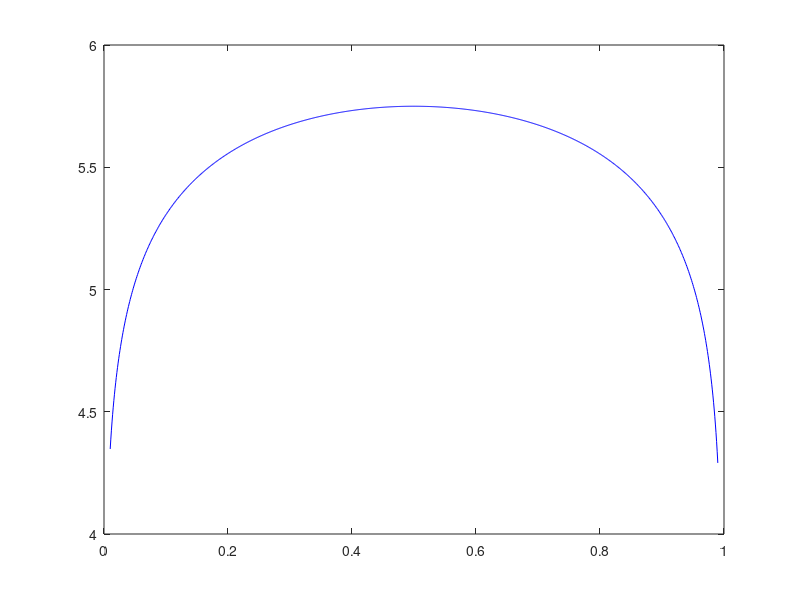
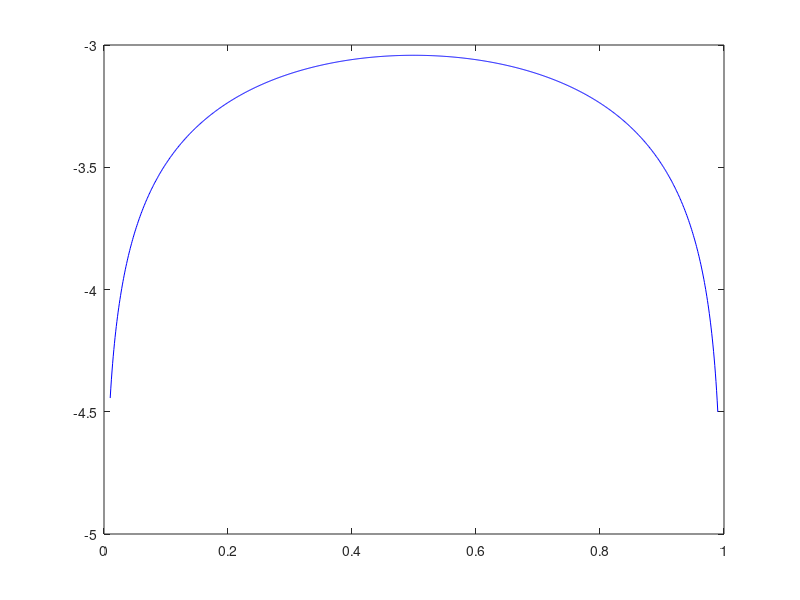
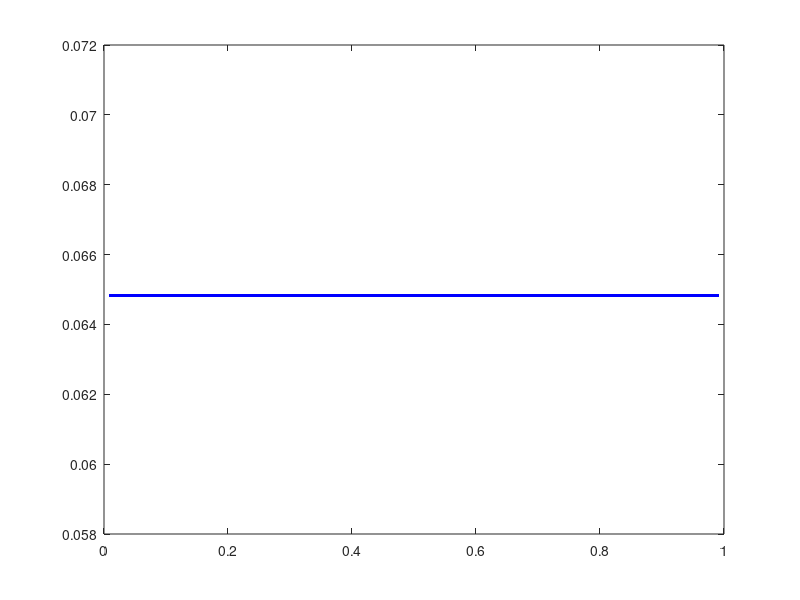
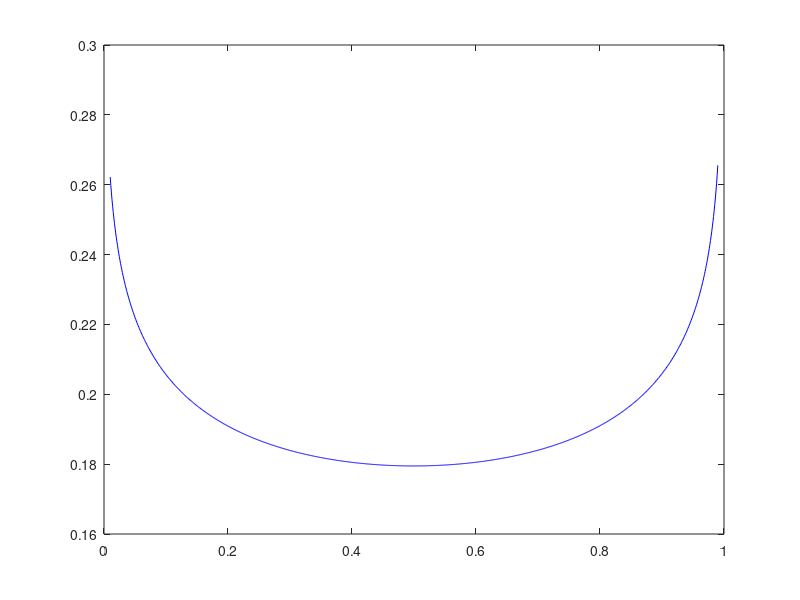

MATLAB code to generate these figures, in order:
clear all
close all

%estimating the redox standard potentials in DHI melanin.

%First we determing Kt, this is done based upon the numbers given by the
%Farmer 2002 paper at pH = 6.3. Kt depends on the amount of H2Q monomer,
%so, I gave a range of values commensurate with the litrature (Gillette & Serpintini)
H = 10^(-6.3) ;
Ka2 = 10^(-9.54) ;
Ka1 = 10.^(-13.09) ;
Kr1 = 10.^(-6.8) ;


%here I set the fraction of H2Q moeities in the system
H2Q_C = linspace(0.01,0.99,1001) ;




%fully optimised data set requires pH = 6.6, pKa2 = 9.61 (weighted average
%of DHI and DHICA pKa2), pKa1 = 13.12 (weighted average), pKr1 = 7.7, pKaqi
%= 6.6, H2Q_C = 0.01, and 5,6, Indolequinone reduction potential at 0.7 V (assuming full protonation).

%We now estimate Kcompprime, the euqilibiurm constant for the
%comproportionation reaction. This is done at pH=6.3 using the numbers
%given by Farmer paper.

Kcompprime =  (1./H2Q_C.^2) ./ ( (((1./H2Q_C).*(1-1/1500))-(1+Ka2/H)).*(1+Ka2/H).*(1500.^2) )      ;

figure(1)
plot(H2Q_C,-log10(Kcompprime),'b')

%Now I need to determine the true Kcomp, which assumes dissociation of H2Q,
%HSQ HQI and tautormerisation. Doing this assuming the pH = 6.3



Kcomp = Kcompprime  .*  ((Kr1^2)/(Ka2*Ka1)).*( (Ka2*Ka1+Ka2*H+H^2)  ./ ((Kr1+H)^2) ) ;


figure(2)
plot(H2Q_C,-log10(Kcomp),'b')


%now, the standard redox potential of 5,6, Indolequinone, 2
%electron rduction is about E3H = 0.7V (Han2018), accounting for the protonation. We also know that
%E3H = (EHSQQ + EQH2SQ)/2. I can determine at least
%ESQQ + EQ2SQ = ESQQ_EQ2SQ, the non pH dependent deprotonated standard
%redox potentials

E3H = 0.7 ;

ESQQ_EQ2SQ = 2.*E3H + 0.059.*log10(Kr1) + 0.059.*log10(Ka2.*Ka1./Kr1);


figure(3)
plot(H2Q_C,ESQQ_EQ2SQ,'b')

%We also know that ESQQi - EQ2SQi = 0.059log10(Kcomprime) = ESQQi_EQ2SQi_minus at a paritcular
%pH (in this case pH = 6.3), I can then estimate the ESQQ - EQ2SQ =
%ESQQ_EQ2SQ_minus, the non pH dependent deprotonated standard
%redox potentials
H = 10.^(-6.3) ;

ESQQi_EQ2SQi_minus = 0.059.*log10(Kcompprime) ;

ESQQ_EQ2SQ_minus = ESQQi_EQ2SQi_minus + 0.059.*log10(Kr1) - 0.059.*log10((Kr1 + H)) - 0.059.*log10(Ka2.*Ka1./Kr1) + 0.059.*log10( (Ka2.*Ka1 + Ka2.*H + H.^2)./(Kr1 + H) ) ;


figure(4)
plot(H2Q_C,ESQQ_EQ2SQ_minus,'b' )

%I can now determine the pH independent ESQQ and EQ2Q standard redution
%potentials.

ESQQ = (ESQQ_EQ2SQ_minus + ESQQ_EQ2SQ)./2 ;
EQ2SQ = (ESQQ_EQ2SQ - ESQQ_EQ2SQ_minus)./2 ;


figure(5)
hold on
plot(H2Q_C,ESQQ,'b')
plot(H2Q_C,EQ2SQ,'r')
plot(H2Q_C,(ESQQ+EQ2SQ)./2,'k')
hold off



%I can now also estimate the full protonated standard redox potentials in
%order to determine whether it aligns with calculations in the litrature
%Han et al.

ESQQ_protonated = ESQQ - 0.059.*log10(Kr1) ;

EQ2SQ_protonated = EQ2SQ - 0.059.*log10(Ka2.*Ka1./Kr1) ;

E3_protonated = (ESQQ_protonated + EQ2SQ_protonated)./2 ;

figure(6)
hold on
plot(H2Q_C,ESQQ_protonated,'b')
plot(H2Q_C,EQ2SQ_protonated,'r')
plot(H2Q_C,E3_protonated,'k')
hold off



%testing to see if oxidation peak for supposed semiquinone from
%Serpintinity aligns with the reducti0.on potential of SQ calculated here.

H = 10^(-5.6) ;

ESQQi = ESQQ - 0.059.*log10(Kr1) + 0.059.*log10( (Kr1 + H) ) ;

figure(7)
plot(H2Q_C,ESQQi)